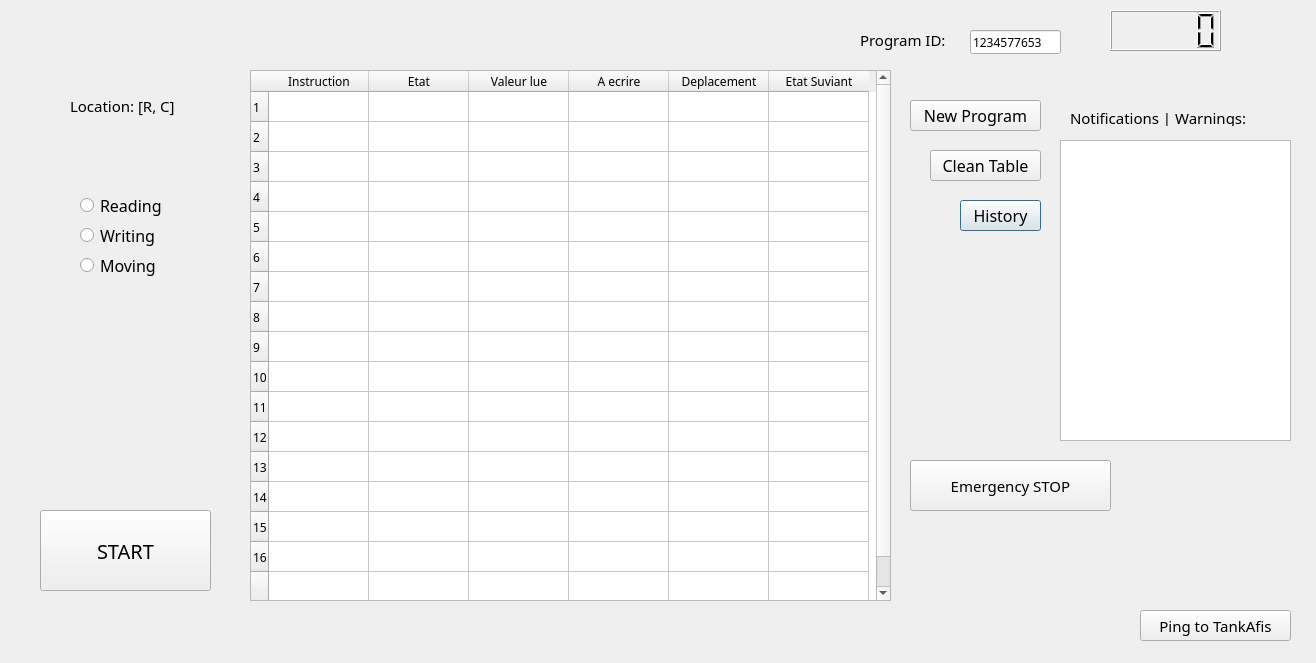
<?xml version="1.0" encoding="UTF-8"?>
<ui version="4.0">
 <class>Dialog</class>
 <widget class="QDialog" name="Dialog">
  <property name="geometry">
   <rect>
    <x>0</x>
    <y>0</y>
    <width>1316</width>
    <height>663</height>
   </rect>
  </property>
  <property name="font">
   <font>
    <family>Arial Black</family>
   </font>
  </property>
  <property name="windowTitle">
   <string>Dialog</string>
  </property>
  <widget class="QPushButton" name="History">
   <property name="geometry">
    <rect>
     <x>960</x>
     <y>200</y>
     <width>81</width>
     <height>31</height>
    </rect>
   </property>
   <property name="font">
    <font>
     <family>Arial Black</family>
     <pointsize>12</pointsize>
    </font>
   </property>
   <property name="text">
    <string>History</string>
   </property>
  </widget>
  <widget class="QPushButton" name="newProgram">
   <property name="geometry">
    <rect>
     <x>910</x>
     <y>100</y>
     <width>131</width>
     <height>31</height>
    </rect>
   </property>
   <property name="font">
    <font>
     <family>Arial Black</family>
     <pointsize>12</pointsize>
    </font>
   </property>
   <property name="text">
    <string>New Program</string>
   </property>
  </widget>
  <widget class="QPushButton" name="cleanTable">
   <property name="geometry">
    <rect>
     <x>930</x>
     <y>150</y>
     <width>111</width>
     <height>31</height>
    </rect>
   </property>
   <property name="font">
    <font>
     <family>Arial Black</family>
     <pointsize>12</pointsize>
    </font>
   </property>
   <property name="text">
    <string>Clean Table</string>
   </property>
  </widget>
  <widget class="QPushButton" name="ping">
   <property name="geometry">
    <rect>
     <x>1140</x>
     <y>610</y>
     <width>151</width>
     <height>31</height>
    </rect>
   </property>
   <property name="font">
    <font>
     <family>Arial Black</family>
     <pointsize>11</pointsize>
    </font>
   </property>
   <property name="text">
    <string>Ping to TankAfis</string>
   </property>
  </widget>
  <widget class="QRadioButton" name="Reading">
   <property name="geometry">
    <rect>
     <x>80</x>
     <y>190</y>
     <width>101</width>
     <height>31</height>
    </rect>
   </property>
   <property name="font">
    <font>
     <family>Arial Black</family>
     <pointsize>12</pointsize>
    </font>
   </property>
   <property name="text">
    <string>Reading</string>
   </property>
  </widget>
  <widget class="QRadioButton" name="writting">
   <property name="geometry">
    <rect>
     <x>80</x>
     <y>220</y>
     <width>101</width>
     <height>31</height>
    </rect>
   </property>
   <property name="font">
    <font>
     <family>Arial Black</family>
     <pointsize>12</pointsize>
    </font>
   </property>
   <property name="text">
    <string>Writing</string>
   </property>
  </widget>
  <widget class="QRadioButton" name="moving">
   <property name="geometry">
    <rect>
     <x>80</x>
     <y>250</y>
     <width>101</width>
     <height>31</height>
    </rect>
   </property>
   <property name="font">
    <font>
     <family>Arial Black</family>
     <pointsize>12</pointsize>
    </font>
   </property>
   <property name="text">
    <string>Moving</string>
   </property>
  </widget>
  <widget class="QTableWidget" name="tableWidget">
   <property name="geometry">
    <rect>
     <x>250</x>
     <y>70</y>
     <width>641</width>
     <height>531</height>
    </rect>
   </property>
   <row>
    <property name="text">
     <string>1</string>
    </property>
   </row>
   <row>
    <property name="text">
     <string>2</string>
    </property>
   </row>
   <row>
    <property name="text">
     <string>3</string>
    </property>
   </row>
   <row>
    <property name="text">
     <string>4</string>
    </property>
   </row>
   <row>
    <property name="text">
     <string>5</string>
    </property>
   </row>
   <row>
    <property name="text">
     <string>6</string>
    </property>
   </row>
   <row>
    <property name="text">
     <string>7</string>
    </property>
   </row>
   <row>
    <property name="text">
     <string>8</string>
    </property>
   </row>
   <row>
    <property name="text">
     <string>9</string>
    </property>
   </row>
   <row>
    <property name="text">
     <string>10</string>
    </property>
   </row>
   <row>
    <property name="text">
     <string>11</string>
    </property>
   </row>
   <row>
    <property name="text">
     <string>12</string>
    </property>
   </row>
   <row>
    <property name="text">
     <string>13</string>
    </property>
   </row>
   <row>
    <property name="text">
     <string>14</string>
    </property>
   </row>
   <row>
    <property name="text">
     <string>15</string>
    </property>
   </row>
   <row>
    <property name="text">
     <string>16</string>
    </property>
   </row>
   <row>
    <property name="text">
     <string/>
    </property>
   </row>
   <column>
    <property name="text">
     <string>Instruction</string>
    </property>
   </column>
   <column>
    <property name="text">
     <string>Etat</string>
    </property>
   </column>
   <column>
    <property name="text">
     <string>Valeur lue</string>
    </property>
   </column>
   <column>
    <property name="text">
     <string>A ecrire</string>
    </property>
   </column>
   <column>
    <property name="text">
     <string>Deplacement</string>
    </property>
   </column>
   <column>
    <property name="text">
     <string>Etat Suviant</string>
    </property>
   </column>
  </widget>
  <widget class="QLabel" name="label">
   <property name="geometry">
    <rect>
     <x>70</x>
     <y>90</y>
     <width>141</width>
     <height>31</height>
    </rect>
   </property>
   <property name="font">
    <font>
     <family>Arial Black</family>
     <pointsize>11</pointsize>
    </font>
   </property>
   <property name="text">
    <string>Location: [R, C]</string>
   </property>
  </widget>
  <widget class="QLCDNumber" name="lcdNumber">
   <property name="geometry">
    <rect>
     <x>1110</x>
     <y>10</y>
     <width>111</width>
     <height>41</height>
    </rect>
   </property>
  </widget>
  <widget class="QListView" name="listView">
   <property name="geometry">
    <rect>
     <x>1060</x>
     <y>140</y>
     <width>231</width>
     <height>301</height>
    </rect>
   </property>
   <property name="whatsThis">
    <string>&lt;html&gt;&lt;head/&gt;&lt;body&gt;&lt;p&gt;History&lt;/p&gt;&lt;p&gt;&lt;br/&gt;&lt;/p&gt;&lt;/body&gt;&lt;/html&gt;</string>
   </property>
  </widget>
  <widget class="QLabel" name="label_2">
   <property name="geometry">
    <rect>
     <x>1070</x>
     <y>110</y>
     <width>201</width>
     <height>16</height>
    </rect>
   </property>
   <property name="font">
    <font>
     <family>Arial Black</family>
     <pointsize>11</pointsize>
    </font>
   </property>
   <property name="text">
    <string>Notifications | Warnings:</string>
   </property>
  </widget>
  <widget class="QPushButton" name="pushButton">
   <property name="geometry">
    <rect>
     <x>40</x>
     <y>510</y>
     <width>171</width>
     <height>81</height>
    </rect>
   </property>
   <property name="font">
    <font>
     <family>Arial Black</family>
     <pointsize>15</pointsize>
    </font>
   </property>
   <property name="text">
    <string>START</string>
   </property>
   <property name="icon">
    <iconset>
     <normaloff>../Images/Start.png</normaloff>../Images/Start.png</iconset>
   </property>
   <property name="iconSize">
    <size>
     <width>40</width>
     <height>40</height>
    </size>
   </property>
  </widget>
  <widget class="QPushButton" name="pushButton_2">
   <property name="geometry">
    <rect>
     <x>910</x>
     <y>460</y>
     <width>201</width>
     <height>51</height>
    </rect>
   </property>
   <property name="font">
    <font>
     <family>Arial Black</family>
     <pointsize>11</pointsize>
    </font>
   </property>
   <property name="text">
    <string>Emergency STOP</string>
   </property>
   <property name="icon">
    <iconset>
     <normaloff>../Images/Stop.png</normaloff>../Images/Stop.png</iconset>
   </property>
   <property name="iconSize">
    <size>
     <width>40</width>
     <height>40</height>
    </size>
   </property>
  </widget>
  <widget class="QLineEdit" name="lineEdit">
   <property name="geometry">
    <rect>
     <x>970</x>
     <y>30</y>
     <width>91</width>
     <height>24</height>
    </rect>
   </property>
   <property name="text">
    <string>1234577653</string>
   </property>
  </widget>
  <widget class="QLabel" name="label_3">
   <property name="geometry">
    <rect>
     <x>860</x>
     <y>30</y>
     <width>101</width>
     <height>20</height>
    </rect>
   </property>
   <property name="font">
    <font>
     <family>Arial Black</family>
     <pointsize>11</pointsize>
    </font>
   </property>
   <property name="text">
    <string>Program ID:</string>
   </property>
  </widget>
 </widget>
 <resources/>
 <connections/>
</ui>
